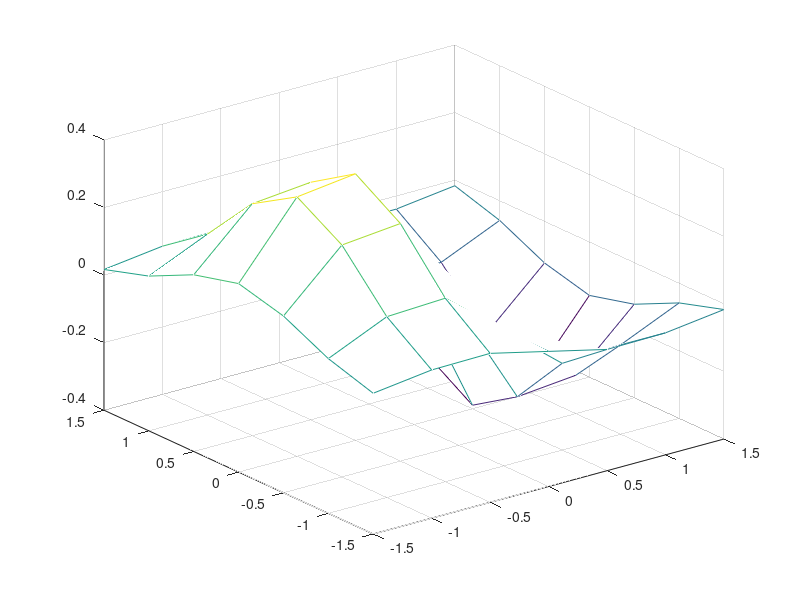
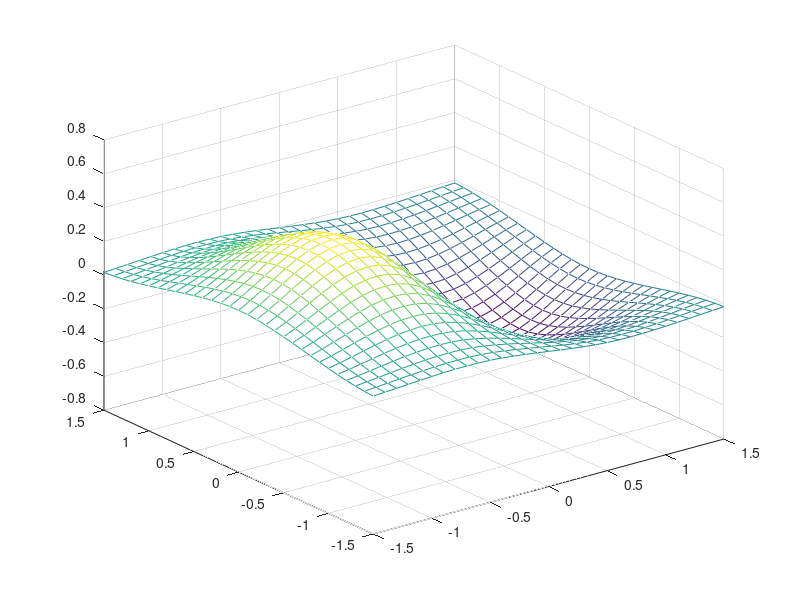

Recreate these plots in MATLAB, in order.
% Interpolation
  t=[0:1:6]';
  x=cos(t)';
  figure(3); stem(t,x);
  tt=[0:0.2:6];
    f1=interp1(t,x,tt,'spline')
    hold on; plot(tt,f1,'-or'); hold off

 figure(3);   
   [x,y]=meshgrid(-1.5:0.5:1.5)
   f=-x.*exp(-x.^2-y.^2);
   mesh(x,y,f)

   [xx,yy]=meshgrid(-1.5:0.1:1.5)
   f2=interp2(x,y,f,xx,yy,'spline');
 figure(4);  
   mesh(xx,yy,f2)